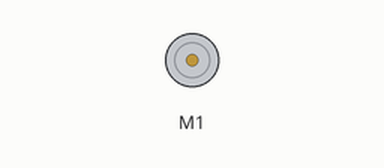
The sketch below on a simulated Arduino Uno, built with avr-gcc and run on an emulated ATmega328P. On the bench: DC motor (green arrow = forward, orange = backward, longer = faster). What the sketch prints to the serial monitor is not drawn.

Above: at 10.7 s.
Timing chart, 0 to 14.6 s (numbered marks = the images above):
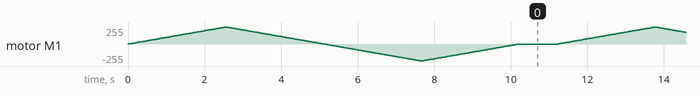

The sketch:

DCMotorTest.ino
```cpp
#include <Adafruit_MotorShield.h>

Adafruit_MotorShield AFMS = Adafruit_MotorShield();


Adafruit_DCMotor *myMotor = AFMS.getMotor(1);

void setup() {
  Serial.begin(9600);           // set up Serial library at 9600 bps
  Serial.println("Adafruit Motorshield v2 - DC Motor test!");

  if (!AFMS.begin()) {         // create with the default frequency 1.6KHz
  // if (!AFMS.begin(1000)) {  // OR with a different frequency, say 1KHz
    Serial.println("Could not find Motor Shield. Check wiring.");
    while (1);
  }
  Serial.println("Motor Shield found.");

  myMotor->setSpeed(150);
  myMotor->run(FORWARD);
  myMotor->run(RELEASE);
}

void loop() {
  uint8_t i;

  Serial.print("tick");

  myMotor->run(FORWARD);
  for (i=0; i<255; i++) {
    myMotor->setSpeed(i);
    delay(10);
  }
  for (i=255; i!=0; i--) {
    myMotor->setSpeed(i);
    delay(10);
  }

  Serial.print("tock");

  myMotor->run(BACKWARD);
  for (i=0; i<255; i++) {
    myMotor->setSpeed(i);
    delay(10);
  }
  for (i=255; i!=0; i--) {
    myMotor->setSpeed(i);
    delay(10);
  }

  Serial.print("tech");
  myMotor->run(RELEASE);
  delay(1000);
}
```
